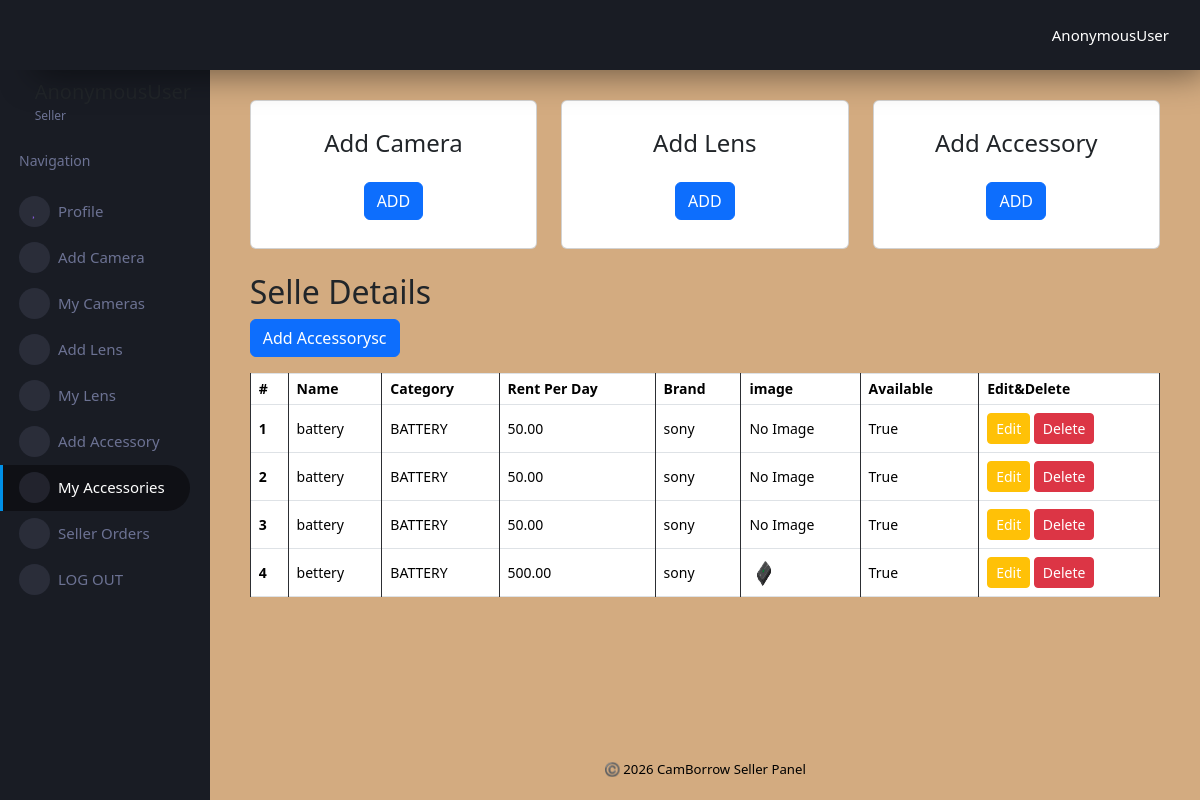
Page /seller_accessory_list on the earlier database version.
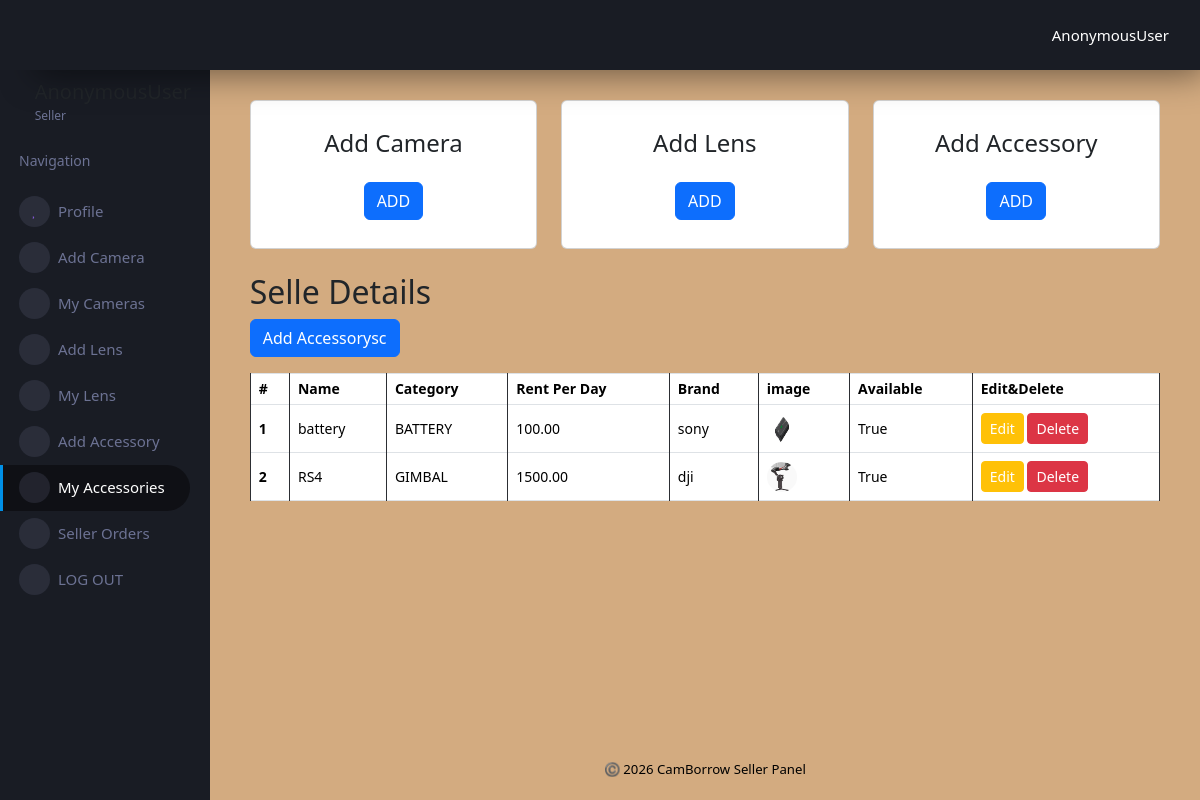
Same page on the later database version.
### cam_borrow/models.py (models this page shows, shortened)
class Accessory(models.Model):
    seller = models.ForeignKey("Seller", on_delete=models.CASCADE)
    accessory_name = models.CharField(max_length=100)
    CATEGORY = (
        ("TRIPOD", "Tripod"),
        ("GIMBAL", "Gimbal"),
        ("MIC", "Microphone"),
        ("LIGHT", "Lighting Kit"),
        ("BATTERY", "Battery"),
        ("BAG", "Camera Bag"),
    )
    category = models.CharField(max_length=50, choices=CATEGORY)
    brand = models.CharField(max_length=50)
    rent_per_day = models.DecimalField(max_digits=8, decimal_places=2)
    image = models.ImageField(upload_to="accessory_images/")
    is_available = models.BooleanField(default=True)
    stock = models.IntegerField(default=1)

### cam_borrow/sellerviews.py (the view)
# urls.py: path("seller_accessory_list",sellerviews.seller_accessory_list, name="seller_accessory_list"),
def seller_accessory_list(request):
    data=Accessory.objects.all()
    return render(request,'seller/accessory_list.html',{'data':data})

### templates/seller/accessory_list.html (shortened to what this page needs)
{% extends "seller/sellerbase.html" %}
{% load crispy_forms_tags %}
{% block content %}
<!DOCTYPE html>
<html lang="en">
<head>
    <link href="https://cdn.jsdelivr.net/npm/bootstrap@5.3.2/dist/css/bootstrap.min.css" rel="stylesheet">
</head>
<body>
<h2>Selle Details</h2>
<a href="{% url 'accessory_add' %}" class="btn btn-primary mb-3">Add Accessorysc</a>
<table class="table table-bordered">
    <tr>
      <th>#</th>
      <th>Name</th>
        <th>Category</th>
        <th>Rent Per Day </th>
        <th>Brand</th>
        <th>image</th>
        <th>Available</th>
        <th>Edit&Delete</th>
    </tr>
    {% for i in data %}
    <tr>
      <th scope="row">{{ forloop.counter }}</th>
      <td>{{ i.accessory_name }}</td>
      <td>{{ i.category }}</td>
        <td>{{i.rent_per_day}}</td>
        <td>{{i.brand}}</td>
        <td>
            {% if i.image %}
            <img src="{{ i.image.url }}" height="100" width="100">
            {% else %}
            No Image
            {% endif %}
        </td>
         <td>{{i.is_available}}</td>
        <td>
            <a href="{% url 'accessory_edit' i.id %}" class="btn btn-sm btn-warning">Edit</a>
            <a href="{% url 'accessory_delete' i.id %}" class="btn btn-sm btn-danger">Delete</a>
        </td>
    </tr>
    {% endfor %}
</table>
{% endblock %}

### templates/seller/sellerbase.html (shortened to what this page needs)
{% load static %}
{% load crispy_forms_tags %}
<!DOCTYPE html>
<html lang="en">
<head>
  <link rel="stylesheet" href="{% static 'assets/vendors/mdi/css/materialdesignicons.min.css' %}">
  <link rel="stylesheet" href="{% static 'assets/vendors/css/vendor.bundle.base.css' %}">
  <link rel="stylesheet" href="{% static 'assets/css/style.css' %}">
</head>
<body>
<div class="container-scroller">
  <nav class="sidebar sidebar-offcanvas" id="sidebar">
    <div class="sidebar-brand-wrapper d-none d-lg-flex align-items-center justify-content-center fixed-top">
      <a class="sidebar-brand brand-logo" href="#">
        <h3 style="color:white;">CamBorrow</h3>
      </a>
    </div>
    <ul class="nav">
      <li class="nav-item profile">
        <div class="profile-desc">
          <div class="profile-name">
            <h5 class="mb-0">{{ request.user }}</h5>
            <span>Seller</span>
          </div>
        </div>
      </li>
      <li class="nav-item nav-category">
        <span class="nav-link">Navigation</span>
      </li>
      <li class="nav-item menu-items">
        <a class="nav-link" href="{% url 'seller_profile' %}">
          <span class="menu-icon"><i class="mdi mdi-account"></i></span>
          <span class="menu-title">Profile</span>
        </a>
      </li>
      <li class="nav-item menu-items">
        <a class="nav-link" href="{% url 'camera_add' %}">
          <span class="menu-icon"><i class="mdi mdi-camera"></i></span>
          <span class="menu-title">Add Camera</span>
        </a>
      </li>
      <li class="nav-item menu-items">
        <a class="nav-link" href="{% url 'seller_camera_list' %}">
          <span class="menu-icon"><i class="mdi mdi-format-list-bulleted"></i></span>
          <span class="menu-title">My Cameras</span>
        </a>
      </li>
      <li class="nav-item menu-items">
        <a class="nav-link" href="{% url 'lens_add' %}">
          <span class="menu-icon"></span>
          <span class="menu-title">Add Lens</span>
        </a>
      </li>
      <li class="nav-item menu-items">
        <a class="nav-link" href="{% url 'seller_lens_list' %}">
          <span class="menu-icon"><i class="mdi mdi-format-list-bulleted"></i></span>
          <span class="menu-title">My Lens</span>
        </a>
      </li>
      <li class="nav-item menu-items">
        <a class="nav-link" href="{% url 'accessory_add' %}">
          <span class="menu-icon"><i class="mdi mdi-archive"></i></span>
          <span class="menu-title">Add Accessory</span>
        </a>
      </li>
      <li class="nav-item menu-items">
        <a class="nav-link" href="{% url 'seller_accessory_list' %}">
          <span class="menu-icon"><i class="mdi mdi-format-list-bulleted"></i></span>
          <span class="menu-title">My Accessories</span>
        </a>
      </li>
         <li class="nav-item menu-items">
        <a class="nav-link" href="{% url 'seller_orders' %}">
          <span class="menu-icon"><i class="mdi mdi-format-list-bulleted"></i></span>
          <span class="menu-title">Seller Orders</span>
        </a>
      </li>
        <li class="nav-item menu-items">
            <a class="nav-link" href="{% url 'Log__out' %}">
                <span class="menu-icon">
                    <i class="mdi mdi-file-document-box"></i>
                </span>
                <span class="menu-title">LOG OUT</span>
            </a>
          </li>
    </ul>
  </nav>
  <div class="container-fluid page-body-wrapper">
    <nav class="navbar p-0 fixed-top d-flex flex-row">
      <div class="navbar-menu-wrapper flex-grow d-flex align-items-stretch">
        <button class="navbar-toggler" type="button" data-toggle="minimize">
          <span class="mdi mdi-menu"></span>
        </button>
        <ul class="navbar-nav navbar-nav-right">
          <li class="nav-item">
            <a class="nav-link" href="#">
              {{ request.user }}
            </a>
          </li>
        </ul>
      </div>
    </nav>
    <div class="main-panel">
      <div class="content-wrapper">
        <div class="row">
          <div class="col-md-4 grid-margin">
            <div class="card">
              <div class="card-body text-center">
                <h4>Add Camera</h4>
                <a href="{% url 'camera_add' %}" class="btn btn-primary mt-3">ADD</a>
              </div>
            </div>
          </div>
          <div class="col-md-4 grid-margin">
            <div class="card">
              <div class="card-body text-center">
                <h4>Add Lens</h4>
                <a href="{% url 'lens_add' %}" class="btn btn-primary mt-3">ADD</a>
              </div>
            </div>
          </div>
          <div class="col-md-4 grid-margin">
            <div class="card">
              <div class="card-body text-center">
                <h4>Add Accessory</h4>
                <a href="{% url 'accessory_add' %}" class="btn btn-primary mt-3">ADD</a>
              </div>
            </div>
          </div>
        </div>
        {% block content %}
        {% endblock %}
      </div>
      <footer class="footer text-center">
        <span>©️ 2026 CamBorrow Seller Panel</span>
      </footer>
    </div>
  </div>
</div>
</body>
</html>

### templates/seller/sellerbase.html (style rules this page uses)
body { background-color: #D3AB80 !important; }
.container-scroller { background-color: ##023020 !important; }
.sidebar { background-color: ##023020 !important; }
.navbar { background-color: ##023020 !important; }
.content-wrapper { background-color: #D3AB80 !important; }
.footer { background-color: #D3AB80 !important; color: #000000; }

Differences in the rows shown:
removed Accessory: accessory_name "battery", category "BATTERY", rent_per_day "50.00", brand "sony", image "No Image", is_available "True"
removed Accessory: accessory_name "bettery", category "BATTERY", rent_per_day "500.00", brand "sony", image (picture), is_available "True"
changed Accessory "battery": rent_per_day "50.00" → "100.00"; image: picture added; no longer shows "No Image"
changed Accessory: accessory_name "battery" → "RS4"; category "BATTERY" → "GIMBAL"; rent_per_day "50.00" → "1500.00"; brand "sony" → "dji"; image: picture added; no longer shows "No Image"
